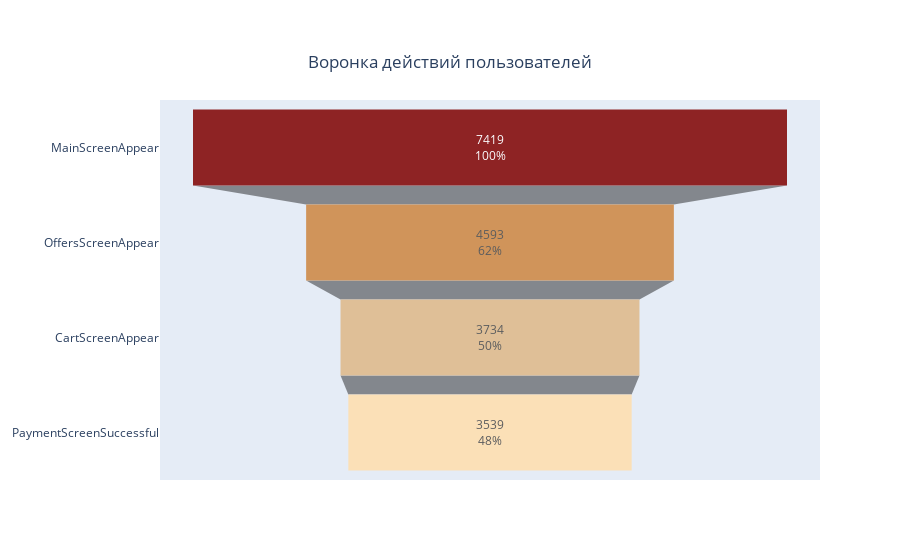

Notebook source saved alongside this figure:
### Markdown cell above
### Пользовательская воронка

### Code cell
# Воронка действий
events = user_funnel['event_name']
users = user_funnel['user_qty']
fig = go.Figure()
fig = go.Figure(go.Funnel(
    y = events,
    x = users,
    textposition = "inside",
    textinfo = "value+percent initial",
    opacity = 0.85,
    marker = {'color': ['#800000','#CD853F','#DEB887', '#FFDEAD']}))
fig.update_layout(
    title={
        'text': "Воронка действий пользователей",
        'y':0.9,
        'x':0.5,
        'xanchor': 'center',
        'yanchor': 'top'})
fig.show()

### Figure 1 — Plotly figure (JSON) as saved in the notebook; plotly's stock layout.template omitted (floating-point values rounded to 4 significant figures)
{"data": [{"marker": {"color": ["#800000", "#CD853F", "#DEB887", "#FFDEAD"]}, "opacity": 0.85, "textinfo": "value+percent initial", "textposition": "inside", "type": "funnel", "x": [7419, 4593, 3734, 3539], "y": ["MainScreenAppear", "OffersScreenAppear", "CartScreenAppear", "PaymentScreenSuccessful"]}], "layout": {"title": {"text": "Воронка действий пользователей", "x": 0.5, "xanchor": "center", "y": 0.9, "yanchor": "top"}}}
